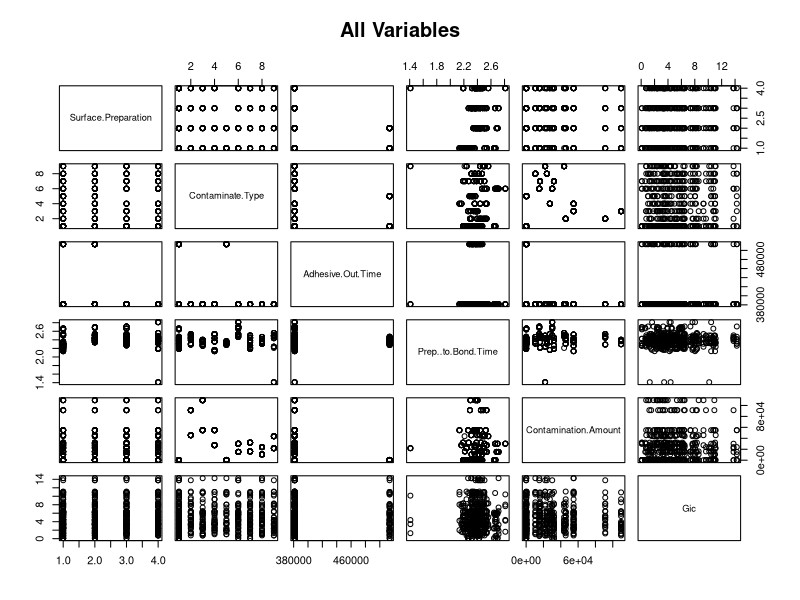
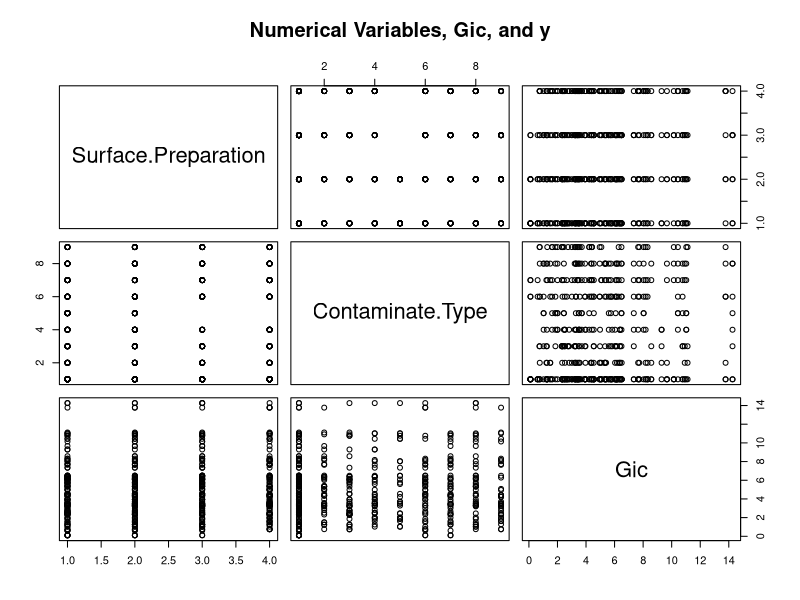
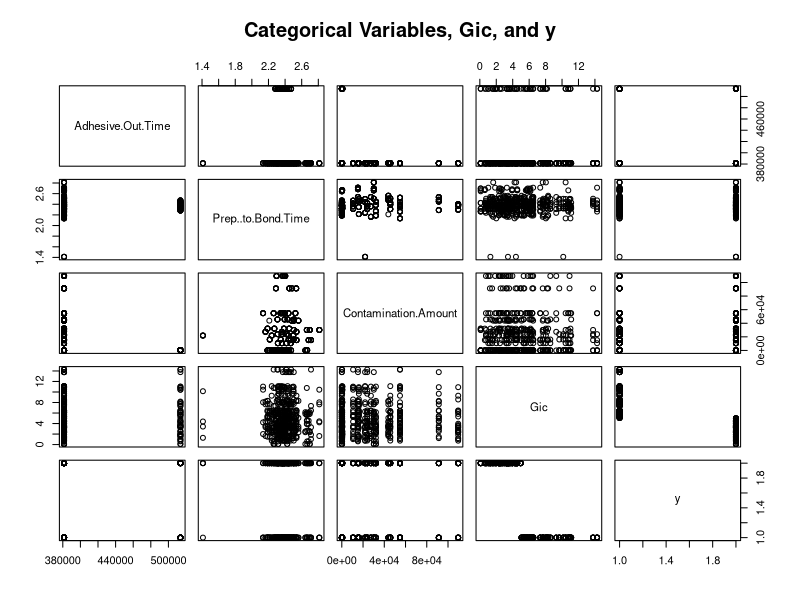
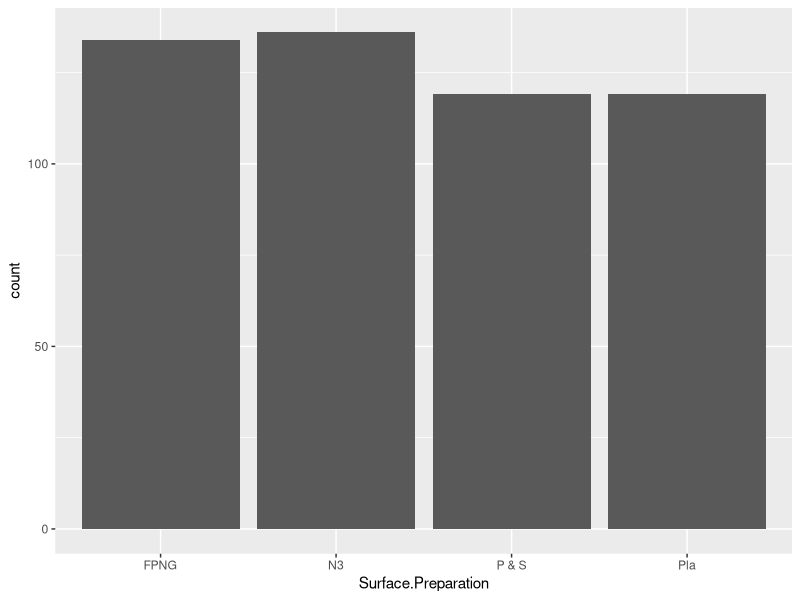
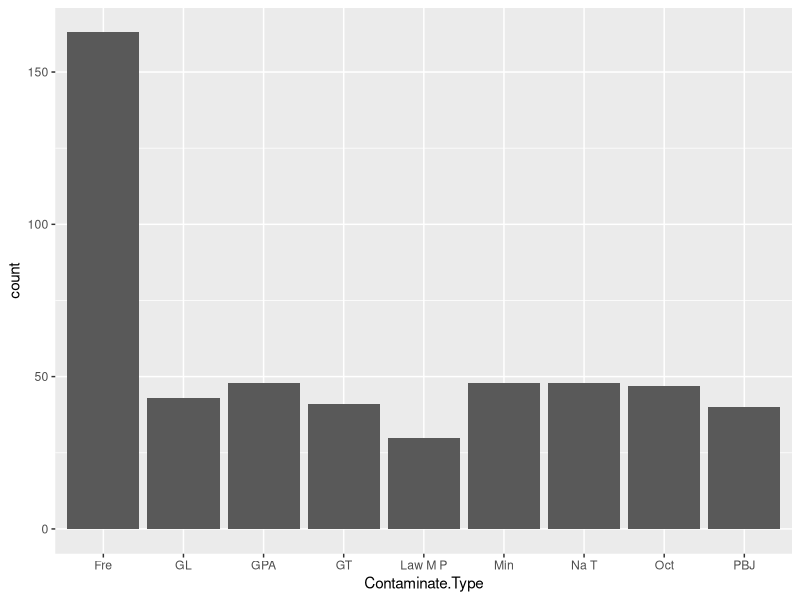
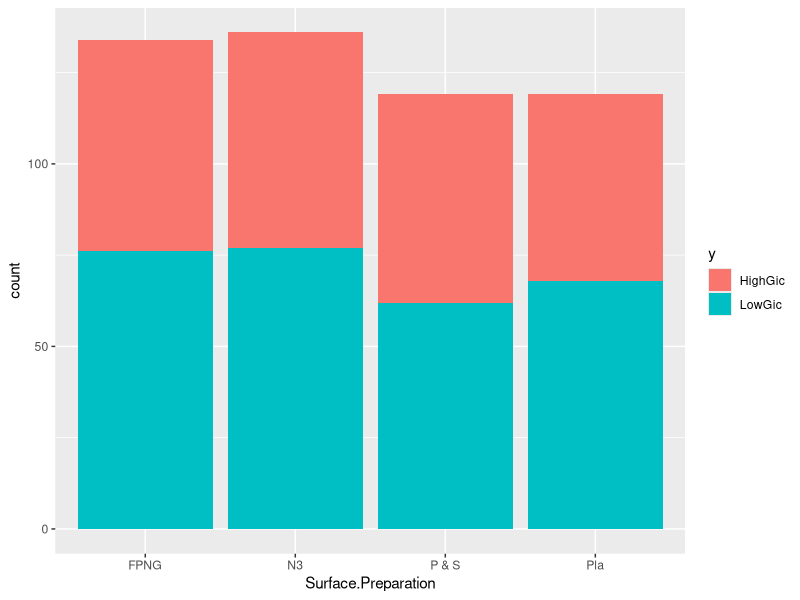
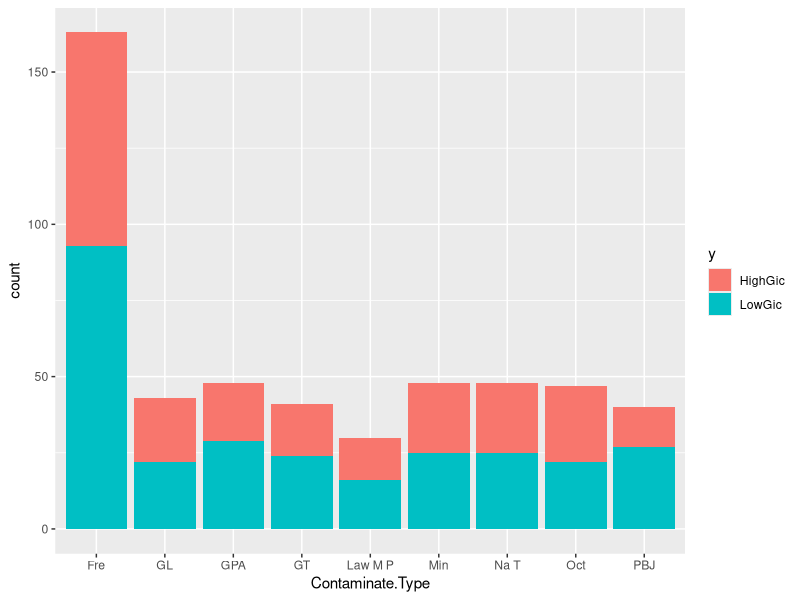
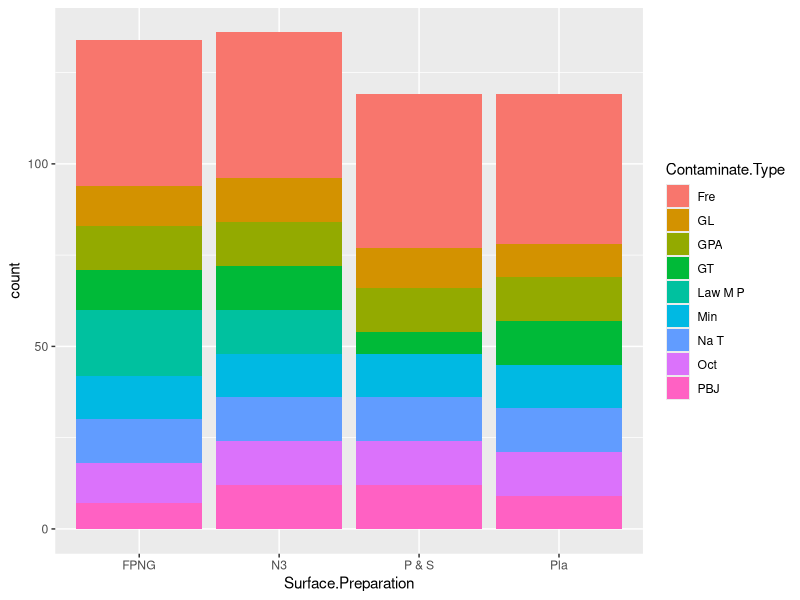

The R source for these figures, in order:
## ---- chunk 1
setwd("/Users/Hao/Projects/RPI-DARPA-DS/")
## ---- chunk 2
mydata <- read.csv("Fake Data DOE_IV 1_24_2017.csv", header = TRUE, stringsAsFactors = FALSE)
## ---- chunk 3
# Categorical and numerical variables
independent.variables.cat <- c("Surface.Preparation", "Contaminate.Type")
independent.variables.num <- c("Adhesive.Out.Time", "Prep..to.Bond.Time", "Contamination.Amount")
# All 5 variables
independent.variables.all <- c(independent.variables.cat, independent.variables.num)
## ---- chunk 4
# Correct data types
mydata$Adhesive.Out.Time <- as.numeric(mydata$Adhesive.Out.Time)
mydata$Prep..to.Bond.Time <- as.numeric(mydata$Prep..to.Bond.Time)
mydata$Surface.Preperation <- as.factor(mydata$Surface.Preperation)
mydata$Contaminate.Type <- as.factor(mydata$Contaminate.Type)
mydata$Contamination.Amount <- as.numeric(mydata$Contamination.Amount)
# Gic -> y = 'LowGic' or 'HighGic'
mydata$y <- as.factor(ifelse(mydata$Gic < 5, 'LowGic', 'HighGic'))
# Omit NA's
mydata <- na.omit(mydata)
# (*) FIX weird negative values observed in Prep..to.Bond.Time
mydata$Prep..to.Bond.Time <- abs(mydata$Prep..to.Bond.Time)
# Add a duplicate column of Surface.Preperation with correct column name
mydata$Surface.Preparation <- mydata$Surface.Preperation
## ---- chunk 5
library(lattice)
library(ggplot2)
# attach(mydata)
## ---- chunk 6
# Use table() to build a table of the counts at each combination of the factors
table(mydata$y, mydata$Surface.Preparation)
table(mydata$y, mydata$Contaminate.Type)
table(mydata$Contaminate.Type, mydata$Surface.Preparation)
## ---- chunk 7
# Plot independent variables and Gic (y) against each other
plot(mydata[, c(independent.variables.all, "Gic")], main = "All Variables") 
plot(mydata[, c(independent.variables.cat, "Gic")], main = "Numerical Variables, Gic, and y")
plot(mydata[, c(independent.variables.num, "Gic", "y")], main = "Categorical Variables, Gic, and y")
## ---- chunk 8
ggplot(mydata) + geom_bar(aes(x = Surface.Preparation))
ggplot(mydata) + geom_bar(aes(x = Contaminate.Type))
## ---- chunk 9
# y (High/Low Gic) as colored sections in the bars 
ggplot(mydata) + geom_bar(aes(x = Surface.Preparation, fill = y))
ggplot(mydata) + geom_bar(aes(x = Contaminate.Type, fill = y))
# Contaminate.Type or Surface.Preparation as colored sections in the bars 
ggplot(mydata) + geom_bar(aes(x = Surface.Preparation, fill = Contaminate.Type))
ggplot(mydata) + geom_bar(aes(x = Contaminate.Type, fill = Surface.Preparation))
## ---- chunk 10
# On Gic
ggplot(mydata) + geom_violin(aes(x = Surface.Preparation, y = Gic, fill = Surface.Preparation))
ggplot(mydata) + geom_violin(aes(x = Contaminate.Type, y = Gic, fill = Contaminate.Type))
#
# On other 3 independent numerical variables (No pretty results)
# ggplot(mydata) + geom_violin(aes(x = Surface.Preparation, y = Contamination.Amount, fill = Surface.Preparation))
# ggplot(mydata) + geom_violin(aes(x = Contaminate.Type, y = Contamination.Amount, fill = Contaminate.Type))
# ggplot(mydata) + geom_violin(aes(x = Surface.Preparation, y = Adhesive.Out.Time, fill = Surface.Preparation))
# ggplot(mydata) + geom_violin(aes(x = Contaminate.Type, y = Adhesive.Out.Time, fill = Contaminate.Type))
# ggplot(mydata) + geom_violin(aes(x = Surface.Preparation, y = Prep..to.Bond.Time, fill = Surface.Preparation))
# ggplot(mydata) + geom_violin(aes(x = Contaminate.Type, y = Prep..to.Bond.Time, fill = Contaminate.Type))
## ---- chunk 11
ggplot(mydata) + geom_bar(aes(x = Surface.Preparation, fill = y)) + facet_wrap(~ Contaminate.Type) + ggtitle("Surface Preparation by Contaminate Type")
ggplot(mydata) + geom_bar(aes(x = Contaminate.Type, fill = y)) + facet_wrap(~ Surface.Preparation) + ggtitle("Contaminate Type by Surface Preparation")
# 
ggplot(mydata) + geom_bar(aes(x = Contaminate.Type, fill = Surface.Preparation)) + facet_wrap(~ y) + ggtitle("Contaminate Type by High/Low Gic")
ggplot(mydata) + geom_bar(aes(x = Surface.Preparation, fill = Contaminate.Type)) + facet_wrap(~ y) + ggtitle("Surface Preparation  by High/Low Gic")
#
ggplot(mydata) + geom_violin(aes(x = Surface.Preparation, y = Gic, fill = Surface.Preparation)) + facet_wrap(~ Contaminate.Type) + ggtitle("Surface Preparation vs Gic, by Contaminate Type")
ggplot(mydata) + geom_violin(aes(x = Contaminate.Type, y = Gic, fill = Contaminate.Type)) + facet_wrap(~ Surface.Preparation) + ggtitle("Contaminate Type vs Gic, by Surface Preparation")
## ---- chunk 12
# Adhesive.Out.Time
ggplot(mydata) + geom_histogram(aes(x = Adhesive.Out.Time), bins = 30)
#
ggplot(mydata) + geom_histogram(aes(x = Adhesive.Out.Time, fill = y), bins = 30)
ggplot(mydata) + geom_histogram(aes(x = Adhesive.Out.Time, fill = Surface.Preparation), bins = 30)
ggplot(mydata) + geom_histogram(aes(x = Adhesive.Out.Time, fill = Contaminate.Type), bins = 30)
#
ggplot(mydata) + geom_histogram(aes(x = Adhesive.Out.Time, fill = y), bins = 30) + facet_wrap(~ Contaminate.Type)
ggplot(mydata) + geom_histogram(aes(x = Adhesive.Out.Time, fill = y), bins = 30) + facet_wrap(~ Surface.Preparation)
ggplot(mydata) + geom_histogram(aes(x = Adhesive.Out.Time, fill = y), bins = 30) + facet_wrap(~ Surface.Preparation * Contaminate.Type)
ggplot(mydata) + geom_histogram(aes(x = Adhesive.Out.Time, fill = Surface.Preparation), bins = 30) + facet_wrap(~ Contaminate.Type)
ggplot(mydata) + geom_histogram(aes(x = Adhesive.Out.Time, fill = Contaminate.Type), bins = 30) + facet_wrap(~ Surface.Preparation)
ggplot(mydata) + geom_histogram(aes(x = Adhesive.Out.Time, fill = Surface.Preparation), bins = 30) + facet_wrap(~ Contaminate.Type * y)
ggplot(mydata) + geom_histogram(aes(x = Adhesive.Out.Time, fill = Contaminate.Type), bins = 30) + facet_wrap(~ Surface.Preparation * y)
## ---- chunk 13
ggplot(mydata) + geom_histogram(aes(x = Prep..to.Bond.Time), bins = 30)
#
ggplot(mydata) + geom_histogram(aes(x = Prep..to.Bond.Time, fill = y), bins = 30)
ggplot(mydata) + geom_histogram(aes(x = Prep..to.Bond.Time, fill = Contaminate.Type), bins = 30)
ggplot(mydata) + geom_histogram(aes(x = Prep..to.Bond.Time, fill = Surface.Preparation), bins = 30)
ggplot(mydata) + geom_density(aes(x = Prep..to.Bond.Time, fill = y), alpha = 0.5)
ggplot(mydata) + geom_density(aes(x = Prep..to.Bond.Time, fill = Contaminate.Type), alpha = 0.5)
ggplot(mydata) + geom_density(aes(x = Prep..to.Bond.Time, fill = Surface.Preparation), alpha = 0.5)
#
ggplot(mydata) + geom_histogram(aes(x = Prep..to.Bond.Time, fill = y), bins = 30) + facet_wrap(~ Surface.Preparation, scales = "free")
ggplot(mydata) + geom_histogram(aes(x = Prep..to.Bond.Time, fill = y), bins = 30) + facet_wrap(~ Contaminate.Type, scales = "free")
ggplot(mydata) + geom_histogram(aes(x = Prep..to.Bond.Time, fill = y), bins = 30) + facet_wrap(~ Surface.Preparation * Contaminate.Type, scales = "free")
ggplot(mydata) + geom_histogram(aes(x = Prep..to.Bond.Time, fill = Contaminate.Type), bins = 30) + facet_wrap(~ Surface.Preparation, scales = "free")
ggplot(mydata) + geom_histogram(aes(x = Prep..to.Bond.Time, fill = Surface.Preparation), bins = 30) + facet_wrap(~ Contaminate.Type, scales = "free")
ggplot(mydata) + geom_histogram(aes(x = Prep..to.Bond.Time, fill = Contaminate.Type), bins = 30) + facet_wrap(~ Surface.Preparation * y, scales = "free")
ggplot(mydata) + geom_histogram(aes(x = Prep..to.Bond.Time, fill = Surface.Preparation), bins = 30) + facet_wrap(~ Contaminate.Type * y, scales = "free")
#
# ggplot(mydata) + geom_density(aes(x = Prep..to.Bond.Time, fill = y), alpha = 0.5) + facet_wrap(~ Surface.Preparation, scales = "free")
# ggplot(mydata) + geom_density(aes(x = Prep..to.Bond.Time, fill = y), alpha = 0.5) + facet_wrap(~ Contaminate.Type, scales = "free")
# ggplot(mydata) + geom_density(aes(x = Prep..to.Bond.Time, fill = y), alpha = 0.5) + facet_wrap(~ Surface.Preparation * Contaminate.Type, scales = "free")
# ggplot(mydata) + geom_density(aes(x = Prep..to.Bond.Time, fill = Contaminate.Type), alpha = 0.5) + facet_wrap(~ Surface.Preparation, scales = "free")
# ggplot(mydata) + geom_density(aes(x = Prep..to.Bond.Time, fill = Surface.Preparation), alpha = 0.5) + facet_wrap(~ Contaminate.Type, scales = "free")
# ggplot(mydata) + geom_density(aes(x = Prep..to.Bond.Time, fill = Contaminate.Type), alpha = 0.5) + facet_wrap(~ Surface.Preparation * y, scales = "free")
# ggplot(mydata) + geom_density(aes(x = Prep..to.Bond.Time, fill = Surface.Preparation), alpha = 0.5) + facet_wrap(~ Contaminate.Type * y, scales = "free")
#
## ---- chunk 14
ggplot(mydata) + geom_histogram(aes(x = Contamination.Amount), bins = 30)
#
ggplot(mydata) + geom_histogram(aes(x = Contamination.Amount, fill = y), bins = 30)
ggplot(mydata) + geom_histogram(aes(x = Contamination.Amount, fill = Contaminate.Type), bins = 30)
ggplot(mydata) + geom_histogram(aes(x = Contamination.Amount, fill = Surface.Preparation), bins = 30)
ggplot(mydata) + geom_density(aes(x = Contamination.Amount, fill = y), alpha = 0.5)
ggplot(mydata) + geom_density(aes(x = Contamination.Amount, fill = Contaminate.Type), alpha = 0.5)
ggplot(mydata) + geom_density(aes(x = Contamination.Amount, fill = Surface.Preparation), alpha = 0.5)
#
ggplot(mydata) + geom_histogram(aes(x = Contamination.Amount, fill = y), bins = 30) + facet_wrap(~ Surface.Preparation, scales = "free")
ggplot(mydata) + geom_histogram(aes(x = Contamination.Amount, fill = y), bins = 30) + facet_wrap(~ Contaminate.Type, scales = "free")
ggplot(mydata) + geom_histogram(aes(x = Contamination.Amount, fill = y), bins = 30) + facet_wrap(~ Surface.Preparation * Contaminate.Type, scales = "free")
ggplot(mydata) + geom_histogram(aes(x = Contamination.Amount, fill = Contaminate.Type), bins = 30) + facet_wrap(~ Surface.Preparation, scales = "free")
ggplot(mydata) + geom_histogram(aes(x = Contamination.Amount, fill = Surface.Preparation), bins = 30) + facet_wrap(~ Contaminate.Type, scales = "free")
ggplot(mydata) + geom_histogram(aes(x = Contamination.Amount, fill = Contaminate.Type), bins = 30) + facet_wrap(~ Surface.Preparation * y, scales = "free")
ggplot(mydata) + geom_histogram(aes(x = Contamination.Amount, fill = Surface.Preparation), bins = 30) + facet_wrap(~ Contaminate.Type * y, scales = "free")
#
# ggplot(mydata) + geom_density(aes(x = Contamination.Amount, fill = y), alpha = 0.5) + facet_wrap(~ Surface.Preparation, scales = "free")
# ggplot(mydata) + geom_density(aes(x = Contamination.Amount, fill = y), alpha = 0.5) + facet_wrap(~ Contaminate.Type, scales = "free")
# ggplot(mydata) + geom_density(aes(x = Contamination.Amount, fill = y), alpha = 0.5) + facet_wrap(~ Surface.Preparation * Contaminate.Type, scales = "free")
# ggplot(mydata) + geom_density(aes(x = Contamination.Amount, fill = Contaminate.Type), alpha = 0.5) + facet_wrap(~ Surface.Preparation, scales = "free")
# ggplot(mydata) + geom_density(aes(x = Contamination.Amount, fill = Surface.Preparation), alpha = 0.5) + facet_wrap(~ Contaminate.Type, scales = "free")
# ggplot(mydata) + geom_density(aes(x = Contamination.Amount, fill = Contaminate.Type), alpha = 0.5) + facet_wrap(~ Surface.Preparation * y, scales = "free")
# ggplot(mydata) + geom_density(aes(x = Contamination.Amount, fill = Surface.Preparation), alpha = 0.5) + facet_wrap(~ Contaminate.Type * y, scales = "free")
#
## ---- chunk 15
ggplot(mydata) + geom_histogram(aes(x = Gic), bins = 30)
#
ggplot(mydata) + geom_histogram(aes(x = Gic, fill = Contaminate.Type), bins = 30)
ggplot(mydata) + geom_histogram(aes(x = Gic, fill = Surface.Preparation), bins = 30)
ggplot(mydata) + geom_density(aes(x = Gic, fill = Contaminate.Type), alpha = 0.5)
ggplot(mydata) + geom_density(aes(x = Gic, fill = Surface.Preparation), alpha = 0.5)
#
ggplot(mydata) + geom_histogram(aes(x = Gic, fill = Contaminate.Type), bins = 30) + facet_wrap(~ Surface.Preparation, scales = "free")
ggplot(mydata) + geom_histogram(aes(x = Gic, fill = Surface.Preparation), bins = 30) + facet_wrap(~ Contaminate.Type, scales = "free")
ggplot(mydata) + geom_histogram(aes(x = Gic, fill = Contaminate.Type), bins = 30) + facet_wrap(~ Surface.Preparation * y, scales = "free")
ggplot(mydata) + geom_histogram(aes(x = Gic, fill = Surface.Preparation), bins = 30) + facet_wrap(~ Contaminate.Type * y, scales = "free")
#
# ggplot(mydata) + geom_density(aes(x = Gic, fill = Contaminate.Type), alpha = 0.5) + facet_wrap(~ Surface.Preparation, scales = "free")
# ggplot(mydata) + geom_density(aes(x = Gic, fill = Surface.Preparation), alpha = 0.5) + facet_wrap(~ Contaminate.Type, scales = "free")
# ggplot(mydata) + geom_density(aes(x = Gic, fill = Contaminate.Type), alpha = 0.5) + facet_wrap(~ Surface.Preparation * y, scales = "free")
# ggplot(mydata) + geom_density(aes(x = Gic, fill = Surface.Preparation), alpha = 0.5) + facet_wrap(~ Contaminate.Type * y, scales = "free")
## ---- chunk 16
ggplot(mydata) + geom_histogram(aes(x = Contamination.Amount, fill = y), bins = 30) + facet_wrap(~ Contaminate.Type + Surface.Preparation, scales = "free")
ggplot(mydata) + geom_histogram(aes(x = Adhesive.Out.Time, fill = y), bins = 30) + facet_wrap(~ Contaminate.Type + Surface.Preparation, scales = "free")
ggplot(mydata) + geom_histogram(aes(x = Prep..to.Bond.Time, fill = y), bins = 30) + facet_wrap(~ Contaminate.Type + Surface.Preparation, scales = "free")
## ---- chunk 17
ggplot(mydata) + geom_jitter(aes(x = Contamination.Amount, y = Gic, col = y)) + facet_wrap(~ Contaminate.Type + Surface.Preparation, scales = "free")
ggplot(mydata) + geom_jitter(aes(x = Adhesive.Out.Time, y = Gic, col = y)) + facet_wrap(~ Contaminate.Type + Surface.Preparation, scales = "free")
ggplot(mydata) + geom_jitter(aes(x = Prep..to.Bond.Time, y = Gic, col = y)) + facet_wrap(~ Contaminate.Type + Surface.Preparation, scales = "free")
## ---- chunk 18
library(GGally)
library(reshape2)
## ---- chunk 19
ggcorr(mydata)
ggcorr(mydata[, independent.variables.num])
# ggplot(data = melt(cor(mydata[, independent.variables.num])), aes(x=Var1, y=Var2, fill=value)) + geom_tile()
## ---- chunk 20
for (i in levels(mydata$Surface.Preparation)) {
  for (j in levels(mydata$Contaminate.Type)) {
    cat(paste("\nSurface.Preparation =", i, "and Contaminate.Type =", j, ":\n"))
    print(cor(mydata[which(mydata$Surface.Preparation==i & mydata$Contaminate.Type==j), independent.variables.num], use = "everything"))
    # print(ggplot(data = melt(cor(mydata[which(mydata$Surface.Preparation==i & mydata$Contaminate.Type==j), independent.variables.num])), aes(x=Var1, y=Var2, fill=value)) + geom_tile())
    # print(ggcorr(mydata[which(mydata$Surface.Preparation==i & mydata$Contaminate.Type==j), independent.variables.num]))
    }
}
## ---- chunk 21
library(caret)
library(kernlab)
## ---- chunk 22
# Construct training and testing subsets
set.seed(8341)
samp <- sample(nrow(mydata), 0.6 * nrow(mydata))
mydata.train <- mydata[samp, c(independent.variables.all, "y")]
mydata.test <- mydata[-samp, c(independent.variables.all, "y")]
#
svm.model <- ksvm(y ~ ., data = mydata.train)
print(svm.model)
# plot(svm.model, data = mydata.train)
## ---- chunk 23
svm.pred <- predict(svm.model, mydata.test)
table(svm.pred, mydata.test$y)
confusionMatrix(svm.pred, mydata.test$y)
## ---- chunk 24
svm.model <- ksvm(y ~ ., data = rbind(mydata.train, mydata.test), cross=50)
print(svm.model)
# plot(svm.model, data = mydata.train)
